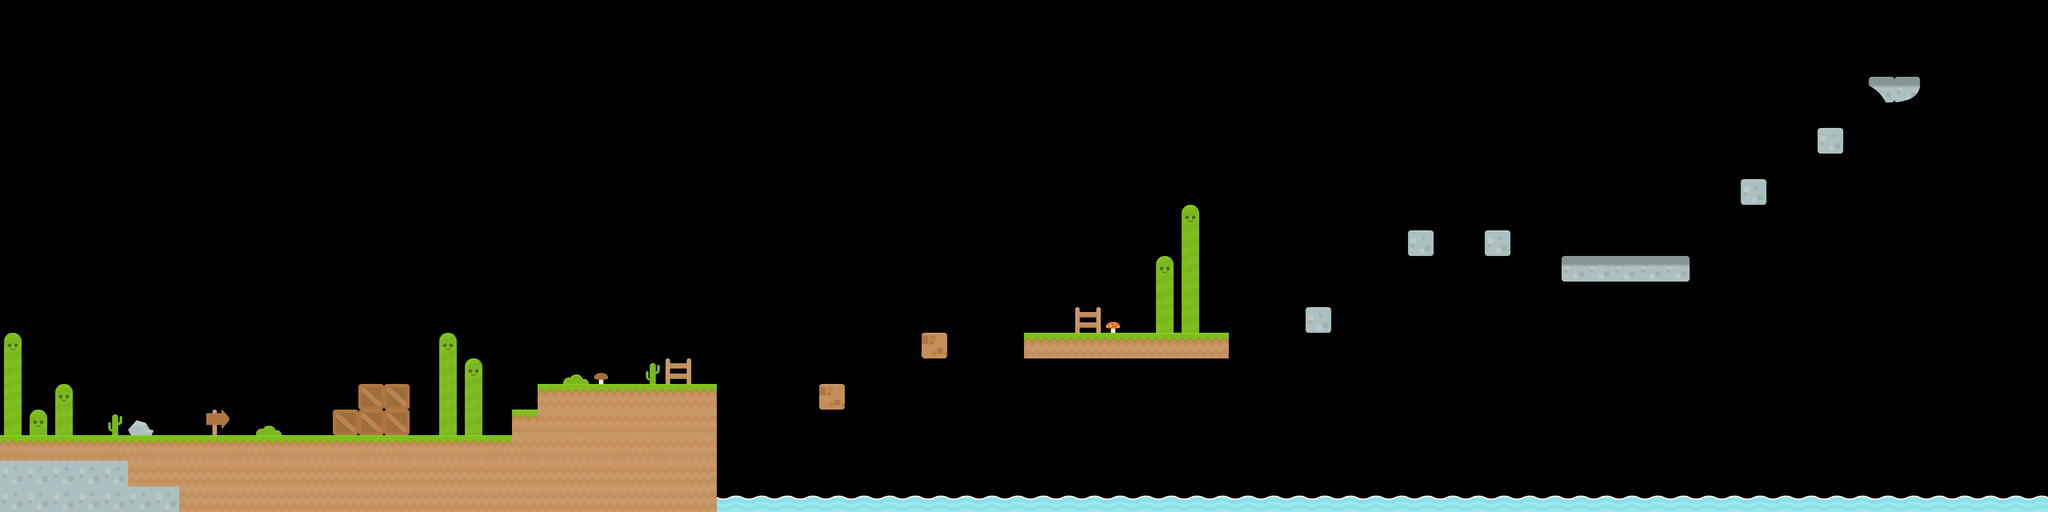

A level layout from a 2D game, rendered from its tile map. Below: a short description, then the map file with its tile-grid data intact:
An orthogonal 80x20 tile map with 70x70 px tiles, 2 tile layers (Terrain, Objects).

<map version="1.0" orientation="orthogonal" renderorder="right-down" width="80" height="20" tilewidth="70" tileheight="70" nextobjectid="11">
 <tileset firstgid="1" name="base" tilewidth="70" tileheight="70" tilecount="200">
  <image source="assets/sprites.png" width="700" height="1400" />
 </tileset>
 <layer name="Terrain" width="80" height="20">
  <data encoding="csv">
0,0,0,0,0,0,0,0,0,0,0,0,0,0,0,0,0,0,0,0,0,0,0,0,0,0,0,0,0,0,0,0,0,0,0,0,0,0,0,0,0,0,0,0,0,0,0,0,0,0,0,0,0,0,0,0,0,0,0,0,0,0,0,0,0,0,0,0,0,0,0,0,0,0,0,0,0,0,0,0,
0,0,0,0,0,0,0,0,0,0,0,0,0,0,0,0,0,0,0,0,0,0,0,0,0,0,0,0,0,0,0,0,0,0,0,0,0,0,0,0,0,0,0,0,0,0,0,0,0,0,0,0,0,0,0,0,0,0,0,0,0,0,0,0,0,0,0,0,0,0,0,0,0,0,0,0,0,0,0,0,
0,0,0,0,0,0,0,0,0,0,0,0,0,0,0,0,0,0,0,0,0,0,0,0,0,0,0,0,0,0,0,0,0,0,0,0,0,0,0,0,0,0,0,0,0,0,0,0,0,0,0,0,0,0,0,0,0,0,0,0,0,0,0,0,0,0,0,0,0,0,0,0,0,0,0,0,0,0,0,0,
0,0,0,0,0,0,0,0,0,0,0,0,0,0,0,0,0,0,0,0,0,0,0,0,0,0,0,0,0,0,0,0,0,0,0,0,0,0,0,0,0,0,0,0,0,0,0,0,0,0,0,0,0,0,0,0,0,0,0,0,0,0,0,0,0,0,0,0,0,0,0,0,0,114,117,0,0,0,0,0,
0,0,0,0,0,0,0,0,0,0,0,0,0,0,0,0,0,0,0,0,0,0,0,0,0,0,0,0,0,0,0,0,0,0,0,0,0,0,0,0,0,0,0,0,0,0,0,0,0,0,0,0,0,0,0,0,0,0,0,0,0,0,0,0,0,0,0,0,0,0,0,0,0,0,0,0,0,0,0,0,
0,0,0,0,0,0,0,0,0,0,0,0,0,0,0,0,0,0,0,0,0,0,0,0,0,0,0,0,0,0,0,0,0,0,0,0,0,0,0,0,0,0,0,0,0,0,0,0,0,0,0,0,0,0,0,0,0,0,0,0,0,0,0,0,0,0,0,0,0,0,0,113,0,0,0,0,0,0,0,0,
0,0,0,0,0,0,0,0,0,0,0,0,0,0,0,0,0,0,0,0,0,0,0,0,0,0,0,0,0,0,0,0,0,0,0,0,0,0,0,0,0,0,0,0,0,0,0,0,0,0,0,0,0,0,0,0,0,0,0,0,0,0,0,0,0,0,0,0,0,0,0,0,0,0,0,0,0,0,0,0,
0,0,0,0,0,0,0,0,0,0,0,0,0,0,0,0,0,0,0,0,0,0,0,0,0,0,0,0,0,0,0,0,0,0,0,0,0,0,0,0,0,0,0,0,0,0,0,0,0,0,0,0,0,0,0,0,0,0,0,0,0,0,0,0,0,0,0,0,113,0,0,0,0,0,0,0,0,0,0,0,
0,0,0,0,0,0,0,0,0,0,0,0,0,0,0,0,0,0,0,0,0,0,0,0,0,0,0,0,0,0,0,0,0,0,0,0,0,0,0,0,0,0,0,0,0,0,0,0,0,0,0,0,0,0,0,0,0,0,0,0,0,0,0,0,0,0,0,0,0,0,0,0,0,0,0,0,0,0,0,0,
0,0,0,0,0,0,0,0,0,0,0,0,0,0,0,0,0,0,0,0,0,0,0,0,0,0,0,0,0,0,0,0,0,0,0,0,0,0,0,0,0,0,0,0,0,0,0,0,0,0,0,0,0,0,0,113,0,0,113,0,0,0,0,0,0,0,0,0,0,0,0,0,0,0,0,0,0,0,0,0,
0,0,0,0,0,0,0,0,0,0,0,0,0,0,0,0,0,0,0,0,0,0,0,0,0,0,0,0,0,0,0,0,0,0,0,0,0,0,0,0,0,0,0,0,0,0,0,0,0,0,0,0,0,0,0,0,0,0,0,0,0,129,130,130,130,132,0,0,0,0,0,0,0,0,0,0,0,0,0,0,
0,0,0,0,0,0,0,0,0,0,0,0,0,0,0,0,0,0,0,0,0,0,0,0,0,0,0,0,0,0,0,0,0,0,0,0,0,0,0,0,0,0,0,0,0,0,0,0,0,0,0,0,0,0,0,0,0,0,0,0,0,0,0,0,0,0,0,0,0,0,0,0,0,0,0,0,0,0,0,0,
0,0,0,0,0,0,0,0,0,0,0,0,0,0,0,0,0,0,0,0,0,0,0,0,0,0,0,0,0,0,0,0,0,0,0,0,0,0,0,0,0,0,0,0,0,0,0,0,0,0,0,113,0,0,0,0,0,0,0,0,0,0,0,0,0,0,0,0,0,0,0,0,0,0,0,0,0,0,0,0,
0,0,0,0,0,0,0,0,0,0,0,0,0,0,0,0,0,0,0,0,0,0,0,0,0,0,0,0,0,0,0,0,0,0,0,0,67,0,0,0,195,195,195,195,195,195,195,195,0,0,0,0,0,0,0,0,0,0,0,0,0,0,0,0,0,0,0,0,0,0,0,0,0,0,0,0,0,0,0,0,
0,0,0,0,0,0,0,0,0,0,0,0,0,0,0,0,0,0,0,0,0,0,0,0,0,0,0,0,0,0,0,0,0,0,0,0,0,0,0,0,0,0,0,0,0,0,0,0,0,0,0,0,0,0,0,0,0,0,0,0,0,0,0,0,0,0,0,0,0,0,0,0,0,0,0,0,0,0,0,0,
0,0,0,0,0,0,0,0,0,0,0,0,0,0,45,45,0,0,0,0,0,195,195,195,195,195,195,195,0,0,0,0,67,0,0,0,0,0,0,0,0,0,0,0,0,0,0,0,0,0,0,0,0,0,0,0,0,0,0,0,0,0,0,0,0,0,0,0,0,0,0,0,0,0,0,0,0,0,0,0,
0,0,0,0,0,0,0,0,0,0,0,0,0,45,45,45,0,0,0,0,195,176,176,176,176,176,176,176,0,0,0,0,0,0,0,0,0,0,0,0,0,0,0,0,0,0,0,0,0,0,0,0,0,0,0,0,0,0,0,0,0,0,0,0,0,0,0,0,0,0,0,0,0,0,0,0,0,0,0,0,
195,195,195,195,195,195,195,195,195,195,195,195,195,195,195,195,195,195,195,195,176,176,176,176,176,176,176,176,0,0,0,0,0,0,0,0,0,0,0,0,0,0,0,0,0,0,0,0,0,0,0,0,0,0,0,0,0,0,0,0,0,0,0,0,0,0,0,0,0,0,0,0,0,0,0,0,0,0,0,0,
0,0,0,0,0,176,176,176,176,176,176,176,176,176,176,176,176,176,176,176,176,176,176,176,176,176,176,176,0,0,0,0,0,0,0,0,0,0,0,0,0,0,0,0,0,0,0,0,0,0,0,0,0,0,0,0,0,0,0,0,0,0,0,0,0,0,0,0,0,0,0,0,0,0,0,0,0,0,0,0,
0,0,0,0,0,0,0,176,176,176,176,176,176,176,176,176,176,176,176,176,176,176,176,176,176,176,176,176,0,0,0,0,0,0,0,0,0,0,0,0,0,0,0,0,0,0,0,0,0,0,0,0,0,0,0,0,0,0,0,0,0,0,0,0,0,0,0,0,0,0,0,0,0,0,0,0,0,0,0,0
</data>
 </layer>
 <layer name="Objects" width="80" height="20">
  <data encoding="csv">
0,0,0,0,0,0,0,0,0,0,0,0,0,0,0,0,0,0,0,0,0,0,0,0,0,0,0,0,0,0,0,0,0,0,0,0,0,0,0,0,0,0,0,0,0,0,0,0,0,0,0,0,0,0,0,0,0,0,0,0,0,0,0,0,0,0,0,0,0,0,0,0,0,0,0,0,0,0,0,0,
0,0,0,0,0,0,0,0,0,0,0,0,0,0,0,0,0,0,0,0,0,0,0,0,0,0,0,0,0,0,0,0,0,0,0,0,0,0,0,0,0,0,0,0,0,0,0,0,0,0,0,0,0,0,0,0,0,0,0,0,0,0,0,0,0,0,0,0,0,0,0,0,0,0,0,0,0,0,0,0,
0,0,0,0,0,0,0,0,0,0,0,0,0,0,0,0,0,0,0,0,0,0,0,0,0,0,0,0,0,0,0,0,0,0,0,0,0,0,0,0,0,0,0,0,0,0,0,0,0,0,0,0,0,0,0,0,0,0,0,0,0,0,0,0,0,0,0,0,0,0,0,0,0,0,0,0,0,0,0,0,
0,0,0,0,0,0,0,0,0,0,0,0,0,0,0,0,0,0,0,0,0,0,0,0,0,0,0,0,0,0,0,0,0,0,0,0,0,0,0,0,0,0,0,0,0,0,0,0,0,0,0,0,0,0,0,0,0,0,0,0,0,0,0,0,0,0,0,0,0,0,0,0,0,0,0,0,0,0,0,0,
0,0,0,0,0,0,0,0,0,0,0,0,0,0,0,0,0,0,0,0,0,0,0,0,0,0,0,0,0,0,0,0,0,0,0,0,0,0,0,0,0,0,0,0,0,0,0,0,0,0,0,0,0,0,0,0,0,0,0,0,0,0,0,0,0,0,0,0,0,0,0,0,0,0,0,0,0,0,0,0,
0,0,0,0,0,0,0,0,0,0,0,0,0,0,0,0,0,0,0,0,0,0,0,0,0,0,0,0,0,0,0,0,0,0,0,0,0,0,0,0,0,0,0,0,0,0,0,0,0,0,0,0,0,0,0,0,0,0,0,0,0,0,0,0,0,0,0,0,0,0,0,0,0,0,0,0,0,0,0,0,
0,0,0,0,0,0,0,0,0,0,0,0,0,0,0,0,0,0,0,0,0,0,0,0,0,0,0,0,0,0,0,0,0,0,0,0,0,0,0,0,0,0,0,0,0,0,0,0,0,0,0,0,0,0,0,0,0,0,0,0,0,0,0,0,0,0,0,0,0,0,0,0,0,0,0,0,0,0,0,0,
0,0,0,0,0,0,0,0,0,0,0,0,0,0,0,0,0,0,0,0,0,0,0,0,0,0,0,0,0,0,0,0,0,0,0,0,0,0,0,0,0,0,0,0,0,0,0,0,0,0,0,0,0,0,0,0,0,0,0,0,0,0,0,0,0,0,0,0,0,0,0,0,0,0,0,0,0,0,0,0,
0,0,0,0,0,0,0,0,0,0,0,0,0,0,0,0,0,0,0,0,0,0,0,0,0,0,0,0,0,0,0,0,0,0,0,0,0,0,0,0,0,0,0,0,0,0,4,0,0,0,0,0,0,0,0,0,0,0,0,0,0,0,0,0,0,0,0,0,0,0,0,0,0,0,0,0,0,0,0,0,
0,0,0,0,0,0,0,0,0,0,0,0,0,0,0,0,0,0,0,0,0,0,0,0,0,0,0,0,0,0,0,0,0,0,0,0,0,0,0,0,0,0,0,0,0,0,2,0,0,0,0,0,0,0,0,0,0,0,0,0,0,0,0,0,0,0,0,0,0,0,0,0,0,0,0,0,0,0,0,0,
0,0,0,0,0,0,0,0,0,0,0,0,0,0,0,0,0,0,0,0,0,0,0,0,0,0,0,0,0,0,0,0,0,0,0,0,0,0,0,0,0,0,0,0,0,4,2,0,0,0,0,0,0,0,0,0,0,0,0,0,0,0,0,0,0,0,0,0,0,0,0,0,0,0,0,0,0,0,0,0,
0,0,0,0,0,0,0,0,0,0,0,0,0,0,0,0,0,0,0,0,0,0,0,0,0,0,0,0,0,0,0,0,0,0,0,0,0,0,0,0,0,0,0,0,0,2,2,0,0,0,0,0,0,0,0,0,0,0,0,0,0,0,0,0,0,0,0,0,0,0,0,0,0,0,0,0,0,0,0,0,
0,0,0,0,0,0,0,0,0,0,0,0,0,0,0,0,0,0,0,0,0,0,0,0,0,0,0,0,0,0,0,0,0,0,0,0,0,0,0,0,0,0,14,105,0,2,2,0,0,0,0,0,0,0,0,0,0,0,0,0,0,0,0,0,0,0,0,0,0,0,0,0,0,0,0,0,0,0,0,0,
4,0,0,0,0,0,0,0,0,0,0,0,0,0,0,0,0,4,0,0,0,0,0,0,0,0,0,0,0,0,0,0,0,0,0,0,0,0,0,0,0,0,0,0,0,0,0,0,0,0,0,0,0,0,0,0,0,0,0,0,0,0,0,0,0,0,0,0,0,0,0,0,0,0,0,0,0,0,0,0,
5,0,0,0,0,0,0,0,0,0,0,0,0,0,0,0,0,5,4,0,0,0,100,104,0,110,14,0,0,0,0,0,0,0,0,0,0,0,0,0,0,0,0,0,0,0,0,0,0,0,0,0,0,0,0,0,0,0,0,0,0,0,0,0,0,0,0,0,0,0,0,0,0,0,0,0,0,0,0,0,
5,0,4,0,0,0,0,0,0,0,0,0,0,0,0,0,0,5,5,0,0,0,0,0,0,0,0,0,0,0,0,0,0,0,0,0,0,0,0,0,0,0,0,0,0,0,0,0,0,0,0,0,0,0,0,0,0,0,0,0,0,0,0,0,0,0,0,0,0,0,0,0,0,0,0,0,0,0,0,0,
5,4,5,0,110,28,0,0,58,0,100,0,0,0,0,0,0,5,5,0,0,0,0,0,0,0,0,0,0,0,0,0,0,0,0,0,0,0,0,0,0,0,0,0,0,0,0,0,0,0,0,0,0,0,0,0,0,0,0,0,0,0,0,0,0,0,0,0,0,0,0,0,0,0,0,0,0,0,0,0,
0,0,0,0,0,0,0,0,0,0,0,0,0,0,0,0,0,0,0,0,0,0,0,0,0,0,0,0,0,0,0,0,0,0,0,0,0,0,0,0,0,0,0,0,0,0,0,0,0,0,0,0,0,0,0,0,0,0,0,0,0,0,0,0,0,0,0,0,0,0,0,0,0,0,0,0,0,0,0,0,
112,112,112,112,112,0,0,0,0,0,0,0,0,0,0,0,0,0,0,0,0,0,0,0,0,0,0,0,0,0,0,0,0,0,0,0,0,0,0,0,0,0,0,0,0,0,0,0,0,0,0,0,0,0,0,0,0,0,0,0,0,0,0,0,0,0,0,0,0,0,0,0,0,0,0,0,0,0,0,0,
112,112,112,112,112,112,112,0,0,0,0,0,0,0,0,0,0,0,0,0,0,0,0,0,0,0,0,0,19,19,19,19,19,19,19,19,19,19,19,19,19,19,19,19,19,19,19,19,19,19,19,19,19,19,19,19,19,19,19,19,19,19,19,19,19,19,19,19,19,19,19,19,19,19,19,19,19,19,19,19
</data>
 </layer>
</map>